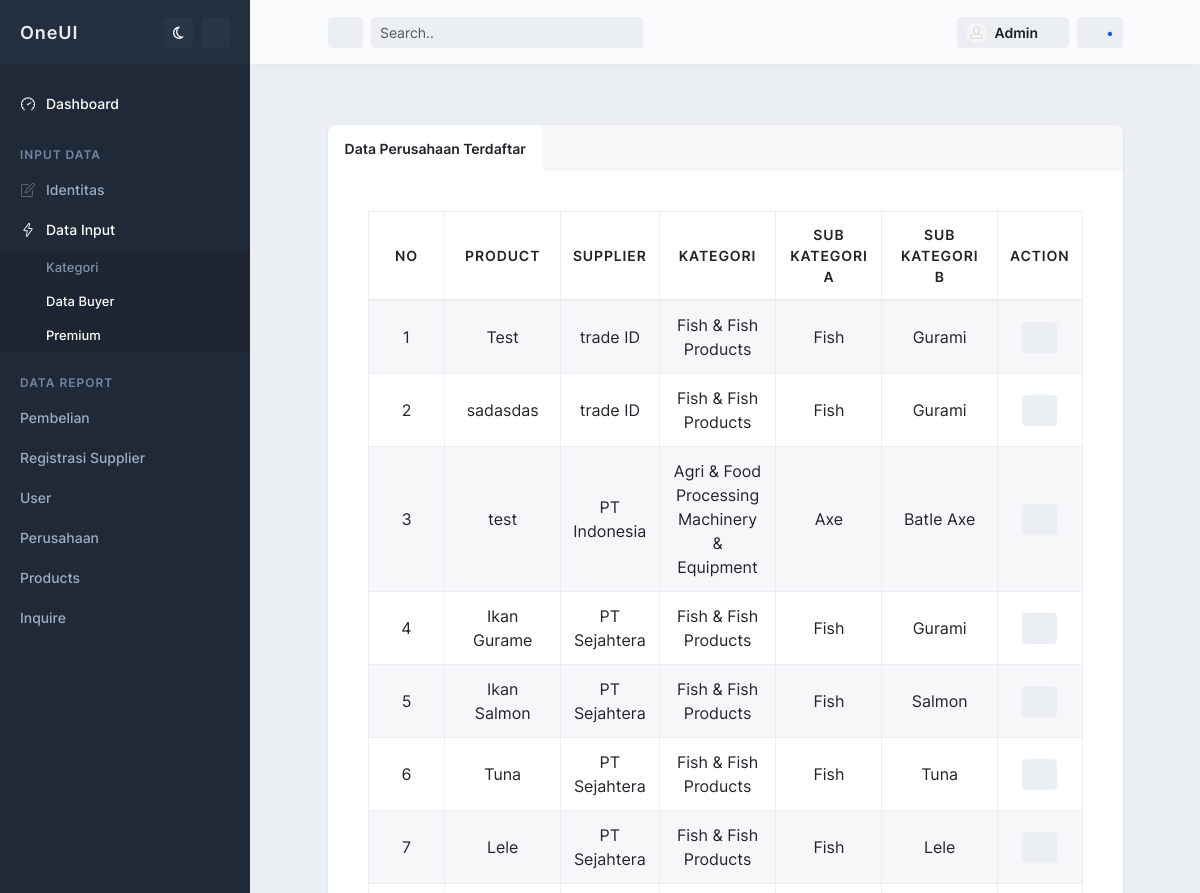
Page /index.php/admin/product (upper part) on the earlier database version.
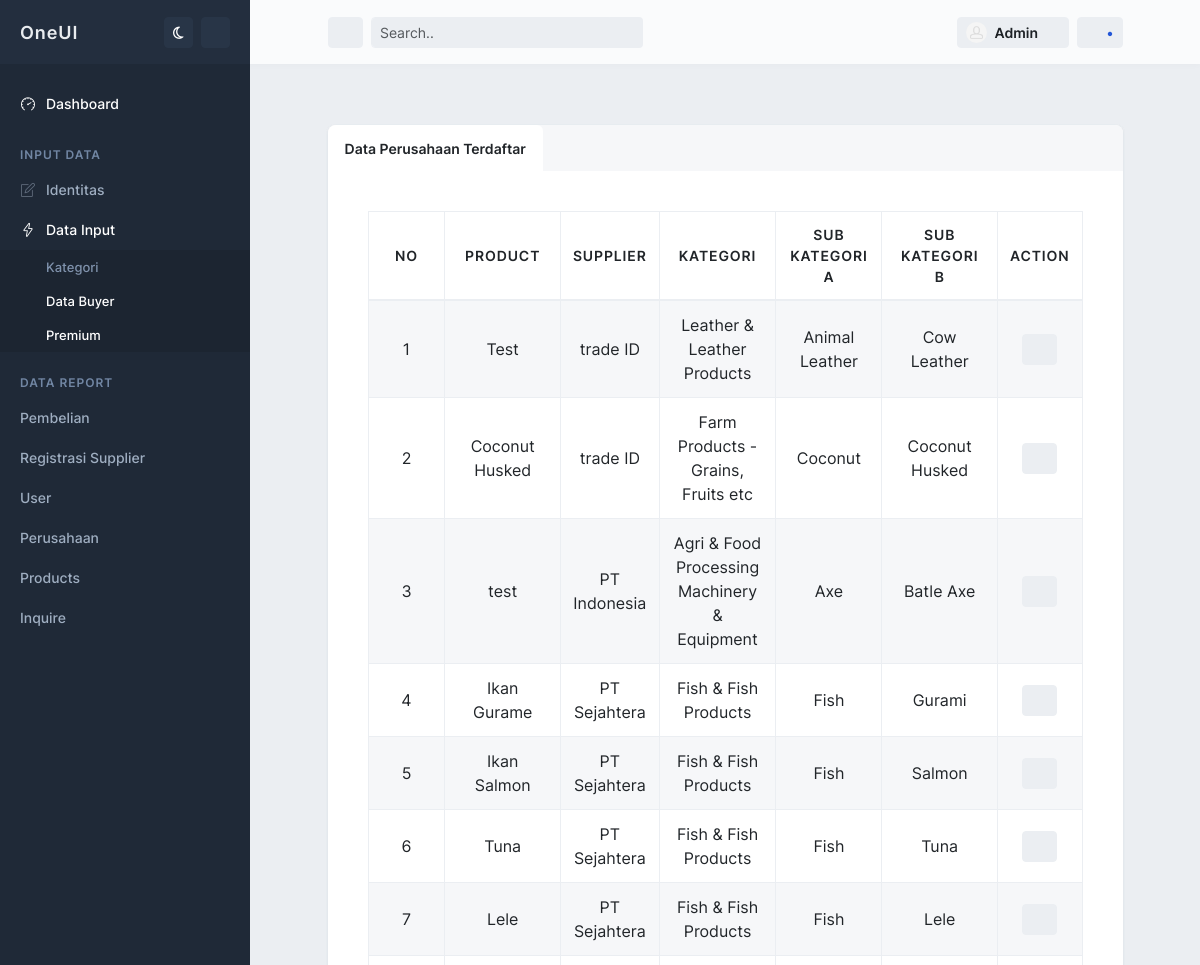
Same page on the later database version.
### tables this page shows
CREATE TABLE `product` (
  `idproduct` int(11) NOT NULL,
  `namaProduk` varchar(255) NOT NULL,
  `idcompany` int(11) NOT NULL,
  `idkategori` int(11) NOT NULL,
  `idsubkategori_a` int(11) NOT NULL,
  `idsubkategori_b` int(11) NOT NULL,
  `deskripsiProduk` text NOT NULL,
  `deskripsiPendek` text NOT NULL,
  `harga` varchar(255) NOT NULL,
  `gambar` text DEFAULT NULL
);

CREATE TABLE `kategori` (
  `idkategori` int(11) NOT NULL,
  `namaKategori` varchar(255) NOT NULL
);

CREATE TABLE `subkategori_a` (
  `idsubkategori_a` int(11) NOT NULL,
  `idkategori` int(11) NOT NULL,
  `namaSubKategori` varchar(255) NOT NULL
);

CREATE TABLE `subkategori_b` (
  `idsubkategori_b` int(11) NOT NULL,
  `idsubkategori_a` int(11) NOT NULL,
  `idkategori` int(11) NOT NULL,
  `namaSubKategori_b` varchar(255) NOT NULL
);

CREATE TABLE `company` (
  `idcompany` int(11) NOT NULL,
  `namaPerusahaan` varchar(255) DEFAULT NULL,
  `alamat` text DEFAULT NULL,
  `kota` varchar(255) DEFAULT NULL,
  `gambarCompany` varchar(255) DEFAULT NULL,
  `deskripsiPendek` text DEFAULT NULL,
  `deskripsiPanjang` text DEFAULT NULL,
  `instagram` varchar(255) DEFAULT NULL,
  `facebook` varchar(255) DEFAULT NULL,
  `linkedin` varchar(255) DEFAULT NULL,
  `website` varchar(255) DEFAULT NULL,
  `idsupplier` int(11) NOT NULL,
  `idkategori` int(11) NOT NULL,
  `idsubkategori_a` int(11) NOT NULL
);

### application/controllers/Admin/Product.php (called while the page is built, shortened)
<?php
class Product extends CI_Controller {
    public function __construct()
    {
        $this->load->model('M_Product');
    }
    public function index()
    {
        $data = [
            'product' => $this->M_Product->getAllProduct(),
            'header' => 'template/v_header_admin',
            'footer' => 'template/v_footer_admin',
        ];
        return $this->load->view('admin/v_product',$data);
    }
}

### index.php (called while the page is built, shortened)
<?php
require_once BASEPATH.'core/CodeIgniter.php';

### application/models/M_Product.php (called while the page is built, shortened)
<?php
class M_Product extends CI_Model {
    function getAllProduct() {
        $this->db->select('*')
                 ->from('product')
                 ->join('company', 'product.idcompany = company.idcompany')
                 ->join('kategori', 'kategori.idkategori = product.idkategori')
                 ->join('subkategori_a', 'subkategori_a.idsubkategori_a = product.idsubkategori_a')
                 ->join('subkategori_b', 'subkategori_b.idsubkategori_b = product.idsubkategori_b');
        return $this->db->get()->result();
    }
}

### application/views/admin/v_product.php (the view, shortened to what this page needs)
<main id="main-container">
            <div class="content">
            </div>
        <div class="content">
          <div class="block block-rounded overflow-hidden">
            <ul class="nav nav-tabs nav-tabs-block" role="tablist">
              <li class="nav-item">
                <button type="button" class="nav-link active" id="search-projects-tab" data-bs-toggle="tab" data-bs-target="#search-projects" role="tab" aria-controls="search-projects" aria-selected="true">Data Perusahaan Terdaftar</button>
              </li>
            </ul>
            <div class="block-content tab-content overflow-hidden">
              <div class="tab-pane fade fade-up show active" id="search-projects" role="tabpanel" aria-labelledby="search-projects-tab" tabindex="0">
                <div class="block block-rounded">
                    <div class="block-content block-content-full">
                        <table class="table table-bordered table-striped table-vcenter js-dataTable-buttons">
                            <thead>
                                <tr>
                                    <th class="text-center" style="width: 80px;">No</th>
                                    <th class="text-center" >Product</th>
                                    <th class="text-center" >Supplier</th>
                                    <th class="text-center" >Kategori</th>
                                    <th class="text-center" >Sub Kategori A</th>
                                    <th class="text-center" >Sub Kategori B</th>
                                    <th class="text-center" >Action</th>
                                </tr>
                            </thead>
                            <tbody>
                            <?php $no=1; foreach ($product as $data) :?>
                                <tr>
                                    <td class="text-center" style="width: 80px;"><?= $no++?></td>
                                    <td class="text-center" ><?= $data->namaProduk?></td>
                                    <td class="text-center" ><?= $data->namaPerusahaan?></td>
                                    <td class="text-center" ><?= $data->namaKategori?></td>
                                    <td class="text-center" ><?= $data->namaSubKategori?></td>
                                    <td class="text-center" ><?= $data->namaSubKategori_b?></td>
                                    <td  class="text-center">
                                      <a class="btn btn-sm btn-alt-secondary" href="<?= base_url('admin/detailProduct/'.$data->idproduct)?>" data-bs-toggle="tooltip" title="View">
                                        <i class="fa fa-fw fa-eye"></i>
                                      </a>
                                    </td>
                                </tr>
                                <?php endforeach; ?>
                            </tbody>
                        </table>
                    </div>
                </div>
              </div>
            </div>
          </div>
        </div>
      </main>

Differences in the rows shown:
changed product "Test": idkategori.namaKategori "Fish & Fish Products" → "Leather & Leather Products"; idsubkategori_a.namaSubKategori "Fish" → "Animal Leather"; idsubkategori_b.namaSubKategori_b "Gurami" → "Cow Leather"
changed product: namaProduk "sadasdas" → "Coconut Husked"; idkategori.namaKategori "Fish & Fish Products" → "Farm Products - Grains, Fruits etc"; idsubkategori_a.namaSubKategori "Fish" → "Coconut"; idsubkategori_b.namaSubKategori_b "Gurami" → "Coconut Husked"
